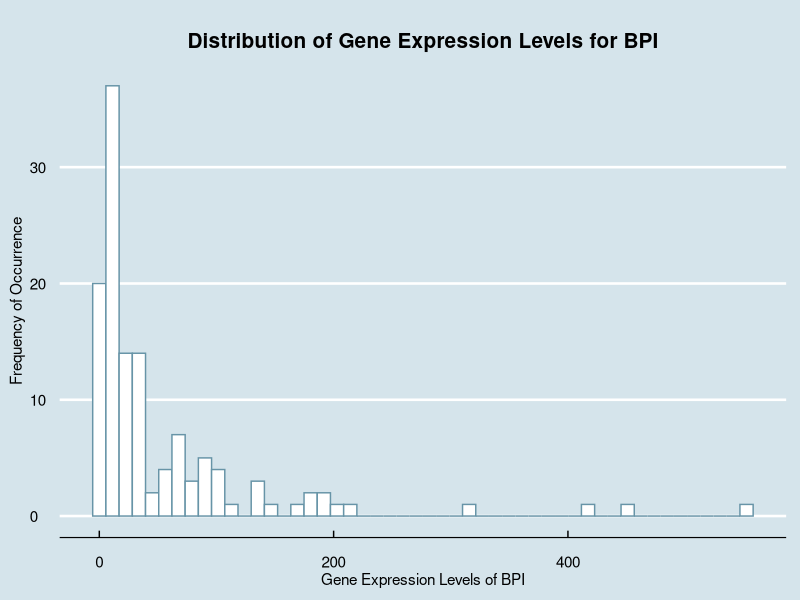
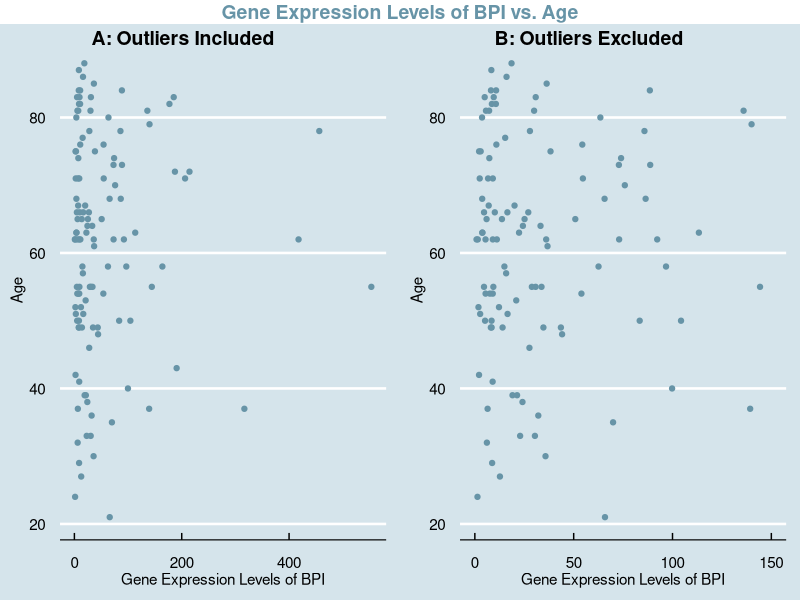
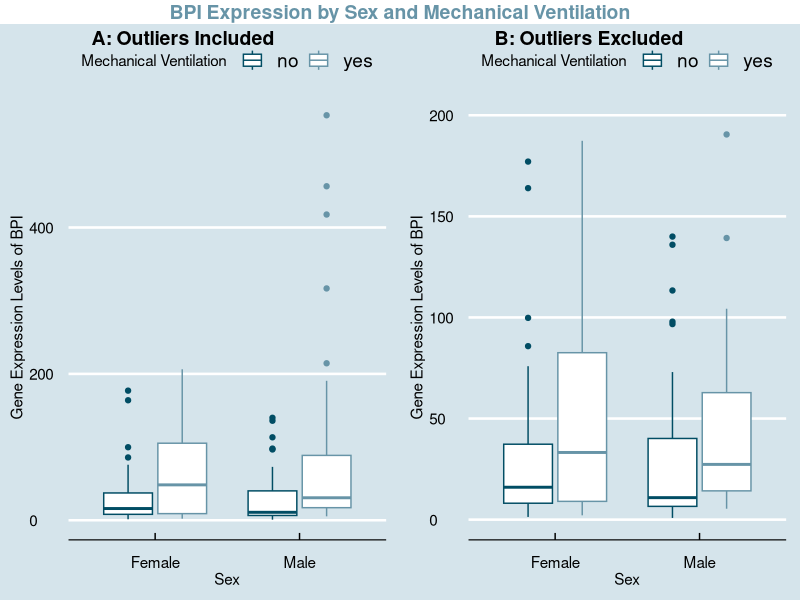

These figures' R source, in order:
## ---- chunk 1
knitr::opts_chunk$set(echo = TRUE)
library(ggplot2)
library(ggthemes)
library(ggpubr)
library(gridExtra)
library(dplyr)
## ---- chunk 2
metadata <- read.csv("QBS103_finalProject_metadata.csv", row.names = 1)
gene_exp <- read.csv("QBS103_finalProject_geneExpression.csv", row.names = 1)
## ---- chunk 3
#chosen gene: BPI - bactericidal permeability increasing protein - a gene that encodes a lipopolysaccharide binding protein and helps with regulating inflammatory responses and defending against bacteria.

BPI <- gene_exp["BPI",]
BPI <- as.data.frame(t(BPI)) #transposes the matrix
metadata_BPI <- cbind(metadata, BPI) #creates one data frame with all BPI data
metadata_BPI$age <- as.integer(metadata_BPI$age)
head(metadata_BPI)
## ---- chunk 4
#creates histogram of BPI

ggplot(metadata_BPI, aes(x = BPI)) + geom_histogram(color = "#6794a7", fill = "white", bins = 50) + 
  labs(x = "Gene Expression Levels of BPI", y = "Frequency of Occurrence", title = "Distribution of Gene Expression Levels for BPI") + 
  theme_economist() + 
  scale_fill_economist() + 
  theme(plot.title = element_text(size=15, face="bold", margin = margin(10, 0, 10, 0), hjust = (0.5)), axis.title.x = element_text(vjust=-0.40), axis.title.y= element_text(vjust=2 ))

# interpretation - shows the distribution of BPI gene expression in the samples. there are more studies with lower gene expression levels of BPI with a smaller amount of samples showing higher levels of expression levels. the majority of samples are seen below the threshold of 200.
## ---- chunk 5
#chosen continuous covariate: age

#creates scatterplot with BPI and age
scatter_outliers <- ggplot(metadata_BPI, aes(x = BPI, y = age)) + 
  geom_point(color = "#6794a7", fill = "white") + 
  labs(x = "Gene Expression Levels of BPI", y = "Age") + 
  theme_economist() + 
  scale_fill_economist() + 
  theme(plot.title = element_text(size=12, face="bold", margin = margin(10, 0, 10, 0)), axis.title.x = element_text(vjust=-0.40), axis.title.y= element_text(vjust=2)) 

#creates scatterplot with BPI and age and sets x-axis range from 0 to 150 for easier viewing
scatter_no_outliers <- ggplot(metadata_BPI, aes(x = BPI, y = age)) + 
  geom_point(color = "#6794a7", fill = "white") + 
  labs(x = "Gene Expression Levels of BPI", y = "Age") + 
  theme_economist() + 
  scale_fill_economist() + 
  theme(plot.title = element_text(size=12, face="bold", margin = margin(10, 0, 10, 0)), axis.title.x = element_text(vjust=-0.40), axis.title.y= element_text(vjust=2)) + 
  xlim(0, 150)

#creates scatterplot of both previous plots combined
new_scatter <- ggarrange(scatter_outliers, scatter_no_outliers,ncol=2, labels = c("A: Outliers Included", "B: Outliers Excluded")) 

#adds title to the combined plot
annotate_figure(new_scatter, top = text_grob("Gene Expression Levels of BPI vs. Age", color = "#6794a7", face = "bold", size = 14))

#interpretation - shows the relationship between BPI gene expression and ages of individuals sampled. there is not necessarily a clear relationship that can be observed in this graph without further analysis. the points seem to be clustered towards the lower gene expression levels around ages 50-85.
## ---- chunk 6
#chosen categorical covariates: sex and mechanical ventilation

#create new dataset with the row of data where sex = "unknown"
unknown_removed <- metadata_BPI
unknown_removed <- metadata_BPI[metadata_BPI$sex != " unknown", ]

#creates scatterplot with BPI, sex, and mechanical ventilation
box_outliers <- ggplot(unknown_removed,aes(x = sex,y = BPI, color = mechanical_ventilation)) + geom_boxplot() + scale_x_discrete(labels = c("Female", "Male")) + labs(x = "Sex", y = "Gene Expression Levels of BPI", color = "Mechanical Ventilation") + theme_economist() + scale_color_manual(values = c('#014d64','#6794a7')) + theme(plot.title = element_text(size=15, face="bold", margin = margin(10, 0, 10, 0), hjust = (0.5)), axis.title.x = element_text(vjust=-0.40), axis.title.y= element_text(vjust=2)) 

#creates scatterplot with BPI, sex, and mechanical ventilation and sets y-axis range from 0 to 200 for easier viewing
box_no_outliers <- ggplot(unknown_removed,aes(x = sex,y = BPI, color = mechanical_ventilation)) + geom_boxplot() + scale_x_discrete(labels = c("Female", "Male")) + labs(x = "Sex", y = "Gene Expression Levels of BPI", color = "Mechanical Ventilation") + theme_economist() + scale_color_manual(values = c('#014d64','#6794a7')) + theme(plot.title = element_text(size=15, face="bold", margin = margin(10, 0, 10, 0), hjust = (0.5)), axis.title.x = element_text(vjust=-0.40), axis.title.y= element_text(vjust=2)) + ylim(0, 200)

#creates boxplot of both previous plots combined
new_box <- ggarrange(box_outliers, box_no_outliers,ncol=2, labels = c("A: Outliers Included", "B: Outliers Excluded"))

#adds title to the combined plot
annotate_figure(new_box, top = text_grob("BPI Expression by Sex and Mechanical Ventilation", color = "#6794a7", face = "bold", size = 14))

#interpretation - shows distribution of BPI gene expression across sexes and ventilation categories. from the graph on the right, we can see that the samples with mechanical ventilation have a higher mean gene expression level. this is true for both males and females. the mechanical ventilation groups have a higher iqr when compared to the groups without mechanical ventilation. the females from the study seem to have a higher mean gene expression level than the males.
